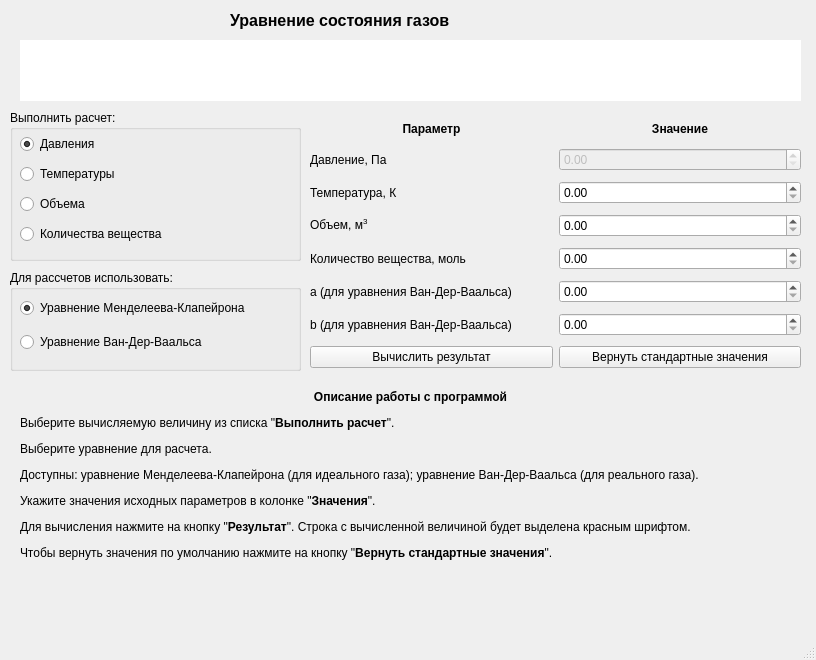
<?xml version="1.0" encoding="UTF-8"?>
<ui version="4.0">
 <class>MainWindow</class>
 <widget class="QMainWindow" name="MainWindow">
  <property name="geometry">
   <rect>
    <x>0</x>
    <y>0</y>
    <width>816</width>
    <height>660</height>
   </rect>
  </property>
  <property name="windowTitle">
   <string>Уравнение состояния</string>
  </property>
  <widget class="QWidget" name="centralwidget">
   <widget class="QWidget" name="gridLayoutWidget">
    <property name="geometry">
     <rect>
      <x>310</x>
      <y>120</y>
      <width>491</width>
      <height>248</height>
     </rect>
    </property>
    <layout class="QGridLayout" name="gridLayout">
     <property name="verticalSpacing">
      <number>10</number>
     </property>
     <item row="7" column="0">
      <widget class="QPushButton" name="btn_calc">
       <property name="text">
        <string>Вычислить результат</string>
       </property>
      </widget>
     </item>
     <item row="7" column="1">
      <widget class="QPushButton" name="btn_clear">
       <property name="text">
        <string>Вернуть стандартные значения</string>
       </property>
      </widget>
     </item>
     <item row="1" column="0">
      <widget class="QLabel" name="lb_pressure">
       <property name="text">
        <string>Давление, Па</string>
       </property>
      </widget>
     </item>
     <item row="5" column="0">
      <widget class="QLabel" name="lb_a">
       <property name="text">
        <string>а (для уравнения Ван-Дер-Ваальса)</string>
       </property>
      </widget>
     </item>
     <item row="2" column="0">
      <widget class="QLabel" name="lb_temperatur">
       <property name="text">
        <string>Температура, К</string>
       </property>
      </widget>
     </item>
     <item row="4" column="0">
      <widget class="QLabel" name="lb_moll">
       <property name="text">
        <string>Количество вещества, моль</string>
       </property>
      </widget>
     </item>
     <item row="3" column="0">
      <widget class="QLabel" name="lb_volume">
       <property name="text">
        <string>Объем, м&lt;sup&gt;3&lt;/sup&gt;</string>
       </property>
      </widget>
     </item>
     <item row="0" column="1">
      <widget class="QLabel" name="label_2">
       <property name="text">
        <string>&lt;center&gt;&lt;b&gt;Значение&lt;/b&gt;&lt;/center&gt;</string>
       </property>
      </widget>
     </item>
     <item row="0" column="0">
      <widget class="QLabel" name="label">
       <property name="text">
        <string>&lt;b&gt;&lt;center&gt;Параметр&lt;/center&gt;&lt;/b&gt;</string>
       </property>
      </widget>
     </item>
     <item row="6" column="0">
      <widget class="QLabel" name="lb_b">
       <property name="text">
        <string>b (для уравнения Ван-Дер-Ваальса)</string>
       </property>
      </widget>
     </item>
     <item row="1" column="1">
      <widget class="QDoubleSpinBox" name="SBpressure">
       <property name="enabled">
        <bool>false</bool>
       </property>
       <property name="styleSheet">
        <string notr="true"/>
       </property>
       <property name="maximum">
        <double>1000000000.000000000000000</double>
       </property>
      </widget>
     </item>
     <item row="2" column="1">
      <widget class="QDoubleSpinBox" name="SBtemperature">
       <property name="styleSheet">
        <string notr="true"/>
       </property>
       <property name="maximum">
        <double>1000000000.000000000000000</double>
       </property>
      </widget>
     </item>
     <item row="3" column="1">
      <widget class="QDoubleSpinBox" name="SBvolume">
       <property name="maximum">
        <double>1000000000.000000000000000</double>
       </property>
      </widget>
     </item>
     <item row="4" column="1">
      <widget class="QDoubleSpinBox" name="SBmoll">
       <property name="maximum">
        <double>1000000000.000000000000000</double>
       </property>
      </widget>
     </item>
     <item row="5" column="1">
      <widget class="QDoubleSpinBox" name="SBa">
       <property name="maximum">
        <double>1000000000.000000000000000</double>
       </property>
       <property name="value">
        <double>0.000000000000000</double>
       </property>
      </widget>
     </item>
     <item row="6" column="1">
      <widget class="QDoubleSpinBox" name="SBb">
       <property name="maximum">
        <double>1000000000.000000000000000</double>
       </property>
      </widget>
     </item>
    </layout>
   </widget>
   <widget class="QLabel" name="label_4">
    <property name="geometry">
     <rect>
      <x>20</x>
      <y>390</y>
      <width>781</width>
      <height>211</height>
     </rect>
    </property>
    <property name="text">
     <string>&lt;html&gt;&lt;head/&gt;&lt;body&gt;&lt;p align=&quot;center&quot;&gt;&lt;span style=&quot; font-weight:600;&quot;&gt;Описание работы с программой&lt;/span&gt;&lt;/p&gt;&lt;p&gt;Выберите вычисляемую величину из списка &amp;quot;&lt;span style=&quot; font-weight:600;&quot;&gt;Выполнить расчет&lt;/span&gt;&amp;quot;.&lt;/p&gt;&lt;p&gt;Выберите уравнение для расчета. &lt;/p&gt;&lt;p&gt;Доступны: уравнение Менделеева-Клапейрона (для идеального газа); уравнение Ван-Дер-Ваальса (для реального газа).&lt;/p&gt;&lt;p&gt;Укажите значения исходных параметров в колонке &amp;quot;&lt;span style=&quot; font-weight:600;&quot;&gt;Значения&lt;/span&gt;&amp;quot;.&lt;/p&gt;&lt;p&gt;Для вычисления нажмите на кнопку &amp;quot;&lt;span style=&quot; font-weight:600;&quot;&gt;Результат&lt;/span&gt;&amp;quot;. Строка с вычисленной величиной будет выделена красным шрифтом.&lt;/p&gt;&lt;p&gt;Чтобы вернуть значения по умолчанию нажмите на кнопку &amp;quot;&lt;span style=&quot; font-weight:600;&quot;&gt;Вернуть стандартные значения&lt;/span&gt;&amp;quot;.&lt;/p&gt;&lt;p&gt;&lt;br/&gt;&lt;/p&gt;&lt;/body&gt;&lt;/html&gt;</string>
    </property>
   </widget>
   <widget class="QLabel" name="label_5">
    <property name="geometry">
     <rect>
      <x>230</x>
      <y>0</y>
      <width>311</width>
      <height>41</height>
     </rect>
    </property>
    <property name="text">
     <string>&lt;html&gt;&lt;head/&gt;&lt;body&gt;&lt;p&gt;&lt;span style=&quot; font-size:12pt; font-weight:600;&quot;&gt;Уравнение состояния газов&lt;/span&gt;&lt;/p&gt;&lt;/body&gt;&lt;/html&gt;</string>
    </property>
   </widget>
   <widget class="QGroupBox" name="groupBox">
    <property name="geometry">
     <rect>
      <x>10</x>
      <y>110</y>
      <width>291</width>
      <height>151</height>
     </rect>
    </property>
    <property name="title">
     <string>Выполнить расчет:</string>
    </property>
    <widget class="QWidget" name="layoutWidget">
     <property name="geometry">
      <rect>
       <x>10</x>
       <y>20</y>
       <width>271</width>
       <height>121</height>
      </rect>
     </property>
     <layout class="QVBoxLayout" name="verticalLayout">
      <item>
       <widget class="QRadioButton" name="rb_pressure">
        <property name="text">
         <string>Давления</string>
        </property>
        <property name="checked">
         <bool>true</bool>
        </property>
       </widget>
      </item>
      <item>
       <widget class="QRadioButton" name="rb_temperature">
        <property name="text">
         <string>Температуры</string>
        </property>
        <property name="checked">
         <bool>false</bool>
        </property>
       </widget>
      </item>
      <item>
       <widget class="QRadioButton" name="rb_volume">
        <property name="text">
         <string>Объема</string>
        </property>
       </widget>
      </item>
      <item>
       <widget class="QRadioButton" name="rb_moll">
        <property name="text">
         <string>Количества вещества</string>
        </property>
       </widget>
      </item>
     </layout>
    </widget>
   </widget>
   <widget class="QGroupBox" name="groupBox_2">
    <property name="geometry">
     <rect>
      <x>10</x>
      <y>270</y>
      <width>291</width>
      <height>101</height>
     </rect>
    </property>
    <property name="title">
     <string>Для рассчетов использовать:</string>
    </property>
    <widget class="QWidget" name="layoutWidget">
     <property name="geometry">
      <rect>
       <x>10</x>
       <y>20</y>
       <width>271</width>
       <height>71</height>
      </rect>
     </property>
     <layout class="QVBoxLayout" name="verticalLayout_2">
      <item>
       <widget class="QRadioButton" name="chbMend">
        <property name="text">
         <string>Уравнение Менделеева-Клапейрона</string>
        </property>
        <property name="checked">
         <bool>true</bool>
        </property>
       </widget>
      </item>
      <item>
       <widget class="QRadioButton" name="chbVander">
        <property name="text">
         <string>Уравнение Ван-Дер-Ваальса</string>
        </property>
       </widget>
      </item>
     </layout>
    </widget>
   </widget>
   <widget class="QLabel" name="lb_result">
    <property name="geometry">
     <rect>
      <x>20</x>
      <y>40</y>
      <width>781</width>
      <height>61</height>
     </rect>
    </property>
    <property name="styleSheet">
     <string notr="true">background: rgb(255, 255, 255)</string>
    </property>
    <property name="text">
     <string/>
    </property>
   </widget>
  </widget>
  <widget class="QMenuBar" name="menubar">
   <property name="geometry">
    <rect>
     <x>0</x>
     <y>0</y>
     <width>816</width>
     <height>26</height>
    </rect>
   </property>
  </widget>
  <widget class="QStatusBar" name="statusbar"/>
 </widget>
 <resources/>
 <connections>
  <connection>
   <sender>btn_calc</sender>
   <signal>clicked()</signal>
   <receiver>MainWindow</receiver>
   <slot>btnCalc()</slot>
   <hints>
    <hint type="sourcelabel">
     <x>194</x>
     <y>212</y>
    </hint>
    <hint type="destinationlabel">
     <x>392</x>
     <y>190</y>
    </hint>
   </hints>
  </connection>
  <connection>
   <sender>rb_moll</sender>
   <signal>toggled(bool)</signal>
   <receiver>MainWindow</receiver>
   <slot>chekVariable()</slot>
   <hints>
    <hint type="sourcelabel">
     <x>476</x>
     <y>169</y>
    </hint>
    <hint type="destinationlabel">
     <x>392</x>
     <y>190</y>
    </hint>
   </hints>
  </connection>
  <connection>
   <sender>rb_pressure</sender>
   <signal>toggled(bool)</signal>
   <receiver>MainWindow</receiver>
   <slot>chekVariable()</slot>
   <hints>
    <hint type="sourcelabel">
     <x>476</x>
     <y>82</y>
    </hint>
    <hint type="destinationlabel">
     <x>392</x>
     <y>190</y>
    </hint>
   </hints>
  </connection>
  <connection>
   <sender>rb_temperature</sender>
   <signal>toggled(bool)</signal>
   <receiver>MainWindow</receiver>
   <slot>chekVariable()</slot>
   <hints>
    <hint type="sourcelabel">
     <x>476</x>
     <y>111</y>
    </hint>
    <hint type="destinationlabel">
     <x>392</x>
     <y>190</y>
    </hint>
   </hints>
  </connection>
  <connection>
   <sender>rb_volume</sender>
   <signal>toggled(bool)</signal>
   <receiver>MainWindow</receiver>
   <slot>chekVariable()</slot>
   <hints>
    <hint type="sourcelabel">
     <x>476</x>
     <y>140</y>
    </hint>
    <hint type="destinationlabel">
     <x>392</x>
     <y>190</y>
    </hint>
   </hints>
  </connection>
  <connection>
   <sender>chbMend</sender>
   <signal>toggled(bool)</signal>
   <receiver>MainWindow</receiver>
   <slot>chekEqv()</slot>
   <hints>
    <hint type="sourcelabel">
     <x>155</x>
     <y>333</y>
    </hint>
    <hint type="destinationlabel">
     <x>407</x>
     <y>329</y>
    </hint>
   </hints>
  </connection>
  <connection>
   <sender>chbVander</sender>
   <signal>toggled(bool)</signal>
   <receiver>MainWindow</receiver>
   <slot>chekEqv()</slot>
   <hints>
    <hint type="sourcelabel">
     <x>155</x>
     <y>367</y>
    </hint>
    <hint type="destinationlabel">
     <x>407</x>
     <y>329</y>
    </hint>
   </hints>
  </connection>
  <connection>
   <sender>btn_clear</sender>
   <signal>clicked()</signal>
   <receiver>MainWindow</receiver>
   <slot>btnClear()</slot>
   <hints>
    <hint type="sourcelabel">
     <x>679</x>
     <y>378</y>
    </hint>
    <hint type="destinationlabel">
     <x>407</x>
     <y>329</y>
    </hint>
   </hints>
  </connection>
 </connections>
 <slots>
  <slot>btnCalc()</slot>
  <slot>chekVariable()</slot>
  <slot>chekEqv()</slot>
  <slot>btnClear()</slot>
 </slots>
</ui>
